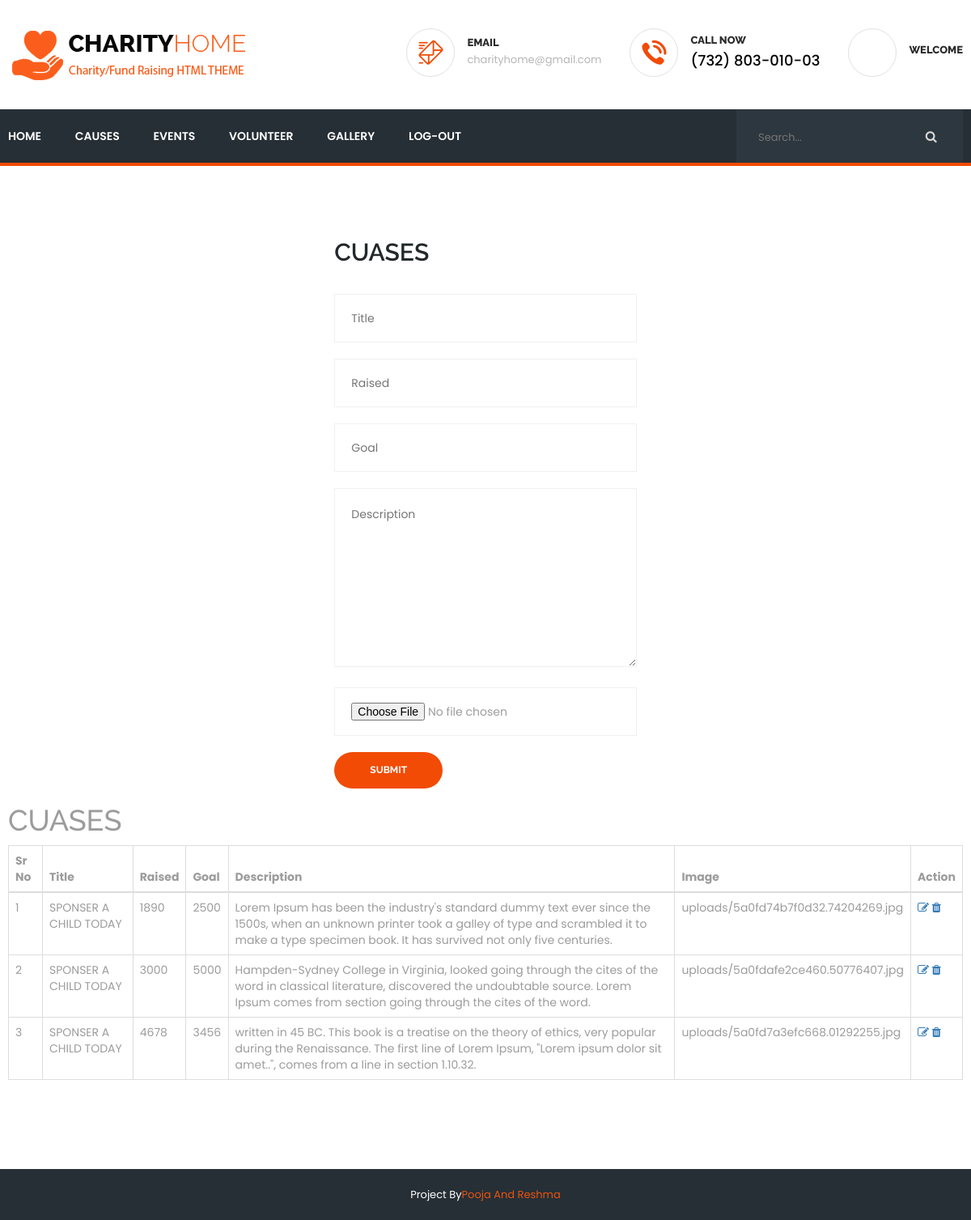
The app's page /admin/causes.php with its own data.
### tables this page shows
CREATE TABLE `causes` (
  `id` int(11) NOT NULL,
  `title` varchar(255) NOT NULL,
  `raised` int(11) NOT NULL,
  `goal` int(11) NOT NULL,
  `description` varchar(255) NOT NULL,
  `image_path` varchar(255) NOT NULL
);

### admin/causes.php (the view, shortened to what this page needs)
	<?php
include('header.php');
include('../config.php');
         $stmt = $conn->prepare("SELECT * FROM causes");
         $stmt->execute();
         $causes = $stmt->fetchAll();
 ?>
	<section class="contact-content sec-padding">
		<div class="container">
			<div class="row">
				<div class="col-md-8 col-md-offset-4">
					<h2>CUASES</h2>
					<form action="<?php echo $_SERVER['PHP_SELF']; ?>" name="cuases" class="custom-form row" id="contact-page-contact-form" method="POST" enctype="multipart/form-data">
						<div class="col-md-6">
							<input type="text" name="title" placeholder="Title" id="title" value="<?php if(isset($title))  echo $title;?>">
							<input type="text" name="raised" placeholder="Raised" value="<?php if(isset($raised))  echo $raised;?>">
							<input type="text" name="goal" placeholder="Goal" value="<?php if(isset($goal))  echo $goal;?>">
							<textarea name="description" placeholder="Description" ><?php if(isset($description))  echo $description;?></textarea>
							<input type="file" name="file" placeholder="File" value="<?php if(isset($file))  echo $file;?>">
						</div>
						<div class="col-md-12"><button class="thm-btn" type="submit" name="add">Submit</button></div>
					</form>
				</div>
			</div>
            <div>
            <h1>CUASES</h1>
            <table class="table table-bordered">
                <thead>
                    <tr>
                        <th>Sr No</th>
                        <th>Title</th>
                        <th>Raised</th>
                        <th>Goal</th>
                        <th>Description</th>
                        <th>Image</th>
                        <th>Action</th>
                    </tr>
                </thead>
                <tbody>
                <?php
                    $sr = 1;
                    foreach ($causes as $causes) {
                    ?>
                   <tr>
                        <td><?php echo $sr; ?></td>
                        <td><?php echo $causes['title']; ?></td>
                        <td><?php echo $causes['raised']; ?></td>
                        <td><?php echo $causes['goal']; ?></td>
                        <td><?php echo $causes['description']; ?></td>
                        <td><?php echo $causes['image_path']; ?></td>
                        <td><a href="causes.php?edit=<?php echo $causes['id']; ?>"><i class="fa fa-edit"></i></a> <a onclick="return confirm('Are you sure you want to delete this')" href="causes.php?delete=<?php echo $causes['id'];  ?>"><i class="fa fa-trash"></i></a></td>
                   </tr>
                   <?php $sr++;} ?>
                </tbody>
            </table>
            </div>
		</div>
	</section>
	<?php
	include('footer.php');
	 ?>

### css/style.css (style rules this page uses)
body { font-family: 'Poppins', sans-serif; font-size: 14px; color: #9C9C9C; }
h1, h2, h3, h4, h5, h6 { font-family: 'Raleway', sans-serif; }
a, a:hover, a:active { text-decoration: none !important; }
.thm-btn { background: #f14b05; border-radius: 30px; display: inline-block; color: #fff; font-size: 12px; font-family: 'Raleway', sans-serif; text-transform: uppercase; font-weight: bold; padding: 12px 35px; border: 2px solid transparent; transition: all .3s ease; }
.sec-padding { padding: 90px 0; }
.contact-content h2 { color: #23282A; font-size: 30px; text-transform: capitalize; font-weight: 600; margin: 0; margin-bottom: 35px; }
.contact-content .custom-form textarea, .contact-content .custom-form input { width: 100%; height: 60px; border: 1px solid #F0F0F0; outline: none; padding-left: 20px; line-height: 58px; margin-bottom: 20px; }
.contact-content .custom-form textarea { height: 221px; }
.contact-content .custom-form .thm-btn { padding: 12px 42px; }

### css/responsive.css (style rules this page uses)
@media (min-width: 1200px) { .container { padding: 0; width: 1180px; } }

### records on screen
causes: title "SPONSER A CHILD TODAY", raised "1890", goal "2500", description "Lorem Ipsum has been the industry's standard dummy text ever since the 1500s, when an unknown printer took a galley of type and scrambled it to make a type specimen book. It has survived not only five centuries.", image_path "uploads/5a0fd74b7f0d32.74204269.jpg"
causes: title "SPONSER A CHILD TODAY", raised "3000", goal "5000", description "Hampden-Sydney College in Virginia, looked going through the cites of the word in classical literature, discovered the undoubtable source. Lorem Ipsum comes from section going through the cites of the word.", image_path "uploads/5a0fdafe2ce460.50776407.jpg"
causes: title "SPONSER A CHILD TODAY", raised "4678", goal "3456", description "written in 45 BC. This book is a treatise on the theory of ethics, very popular during the Renaissance. The first line of Lorem Ipsum, \"Lorem ipsum dolor sit amet..\", comes from a line in section 1.10.32.", image_path "uploads/5a0fd7a3efc668.01292255.jpg"
